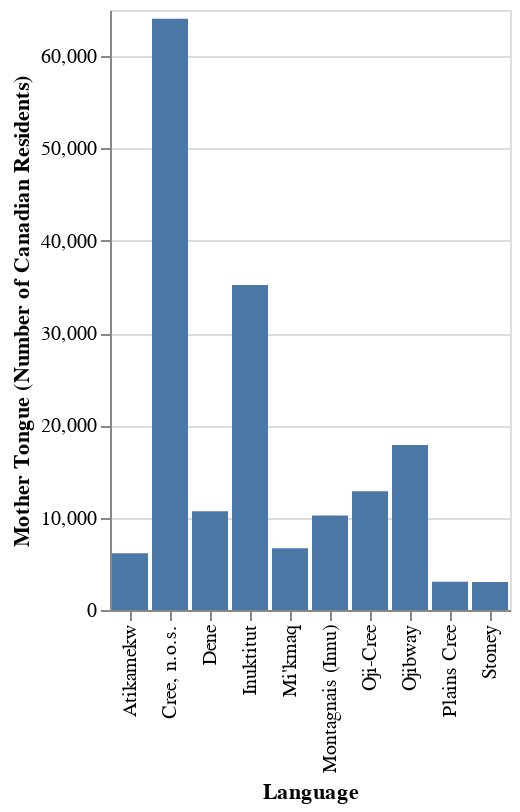

Notebook source saved alongside this figure:
### Code cell
glue('barplot-mother-tongue-labs', barplot_mother_tongue, display=True)

### Figure 1 — Vega-Lite specification as saved in the notebook (floating-point values rounded to 4 significant figures)
{"config": {"view": {"continuousWidth": 400, "continuousHeight": 300}}, "data": {"name": "data-0cdfcf8245507d928490a47b75d8fff0"}, "mark": "bar", "encoding": {"x": {"field": "language", "title": "Language", "type": "nominal"}, "y": {"field": "mother_tongue", "title": "Mother Tongue (Number of Canadian Residents)", "type": "quantitative"}}, "$schema": "https://vega.github.io/schema/vega-lite/v4.17.0.json", "datasets": {"data-0cdfcf8245507d928490a47b75d8fff0": [{"language": "Cree, n.o.s.", "mother_tongue": 64050}, {"language": "Inuktitut", "mother_tongue": 35210}, {"language": "Ojibway", "mother_tongue": 17885}, {"language": "Oji-Cree", "mother_tongue": 12855}, {"language": "Dene", "mother_tongue": 10700}, {"language": "Montagnais (Innu)", "mother_tongue": 10235}, {"language": "Mi'kmaq", "mother_tongue": 6690}, {"language": "Atikamekw", "mother_tongue": 6150}, {"language": "Plains Cree", "mother_tongue": 3065}, {"language": "Stoney", "mother_tongue": 3025}]}}
